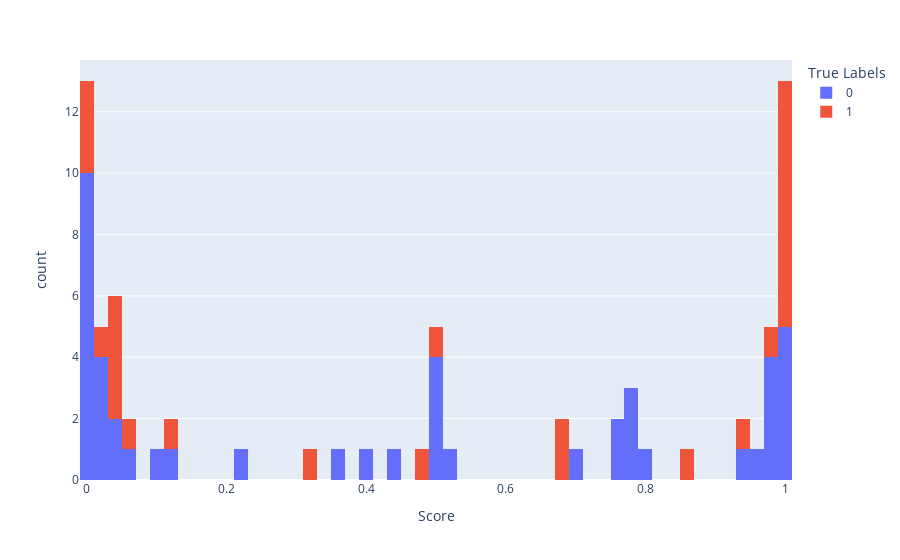
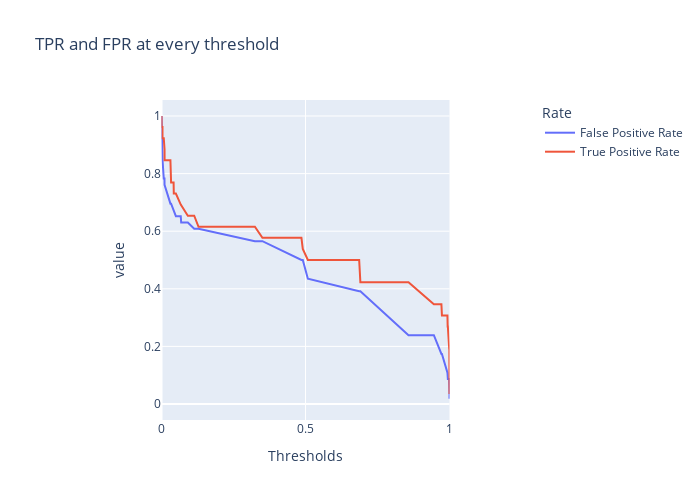

The code cell stored with these charts, in order, in its notebook:
### Code cell
from sklearn import metrics
y_pred_proba = torch.sigmoid(net(X_test_tensor)).flatten().tolist()
fpr, tpr, thresholds = metrics.roc_curve(y_test_tensor.flatten().int().tolist(), y_pred_proba)

# The histogram of scores compared to true labels
fig_hist = px.histogram(
    x=y_pred_proba, color=y_test_tensor.flatten().int().tolist(), nbins=50,
    labels=dict(color='True Labels', x='Score')
)

fig_hist.show()


# Evaluating model performance at various thresholds
df = pd.DataFrame({
    'False Positive Rate': fpr,
    'True Positive Rate': tpr
}, index=thresholds)
df.index.name = "Thresholds"
df.columns.name = "Rate"

fig_thresh = px.line(
    df, title='TPR and FPR at every threshold',
    width=700, height=500
)

fig_thresh.update_yaxes(scaleanchor="x", scaleratio=1)
fig_thresh.update_xaxes(range=[0, 1], constrain='domain')
fig_thresh.show()

### Figure 1 — Plotly figure (JSON) as saved in the notebook; plotly's stock layout.template omitted (floating-point values rounded to 4 significant figures)
{"data": [{"alignmentgroup": "True", "bingroup": "x", "hovertemplate": "True Labels=0<br>Score=%{x}<br>count=%{y}<extra></extra>", "legendgroup": "0", "marker": {"color": "#636efa", "pattern": {"shape": ""}}, "name": "0", "nbinsx": 50, "offsetgroup": "0", "orientation": "v", "showlegend": true, "type": "histogram", "x": [0.9712, 0.3919, 0.4906, 0.9737, 0.6905, 0.9688, 0.01072, 0.02405, 0.9457, 0.1286, 0.2229, 0.9989, 1, 6.009e-05, 0.788, 0.002466, 0.9837, 0.003576, 0.9991, 0.4906, 1.0, 0.01932, 0.7845, 0.7695, 0.4351, 0.002548, 0.004665, 0.00125, 0.5082, 0.529, 0.7586, 0.002467, 0.3504, 0.04268, 0.4906, 0.0004204, 0.8096, 0.9936, 0.01037, 0.06685, 0.09144, 0.9892, 0.001226, 0.005208, 0.03332, 0.7859], "xaxis": "x", "yaxis": "y"}, {"alignmentgroup": "True", "bingroup": "x", "hovertemplate": "True Labels=1<br>Score=%{x}<br>count=%{y}<extra></extra>", "legendgroup": "1", "marker": {"color": "#EF553B", "pattern": {"shape": ""}}, "name": "1", "nbinsx": 50, "offsetgroup": "1", "orientation": "v", "showlegend": true, "type": "histogram", "x": [0.9719, 0.03152, 0.4859, 0.04993, 0.04203, 0.6863, 0.3243, 0.8576, 0.0001679, 0.9989, 0.9995, 0.1135, 0.9943, 1, 0.007861, 0.9998, 0.01057, 1.0, 0.003424, 0.6867, 1.0, 0.9928, 0.06831, 0.9425, 0.03098, 0.4906], "xaxis": "x", "yaxis": "y"}], "layout": {"barmode": "relative", "legend": {"title": {"text": "True Labels"}, "tracegroupgap": 0}, "margin": {"t": 60}, "xaxis": {"anchor": "y", "domain": [0, 1], "title": {"text": "Score"}}, "yaxis": {"anchor": "x", "domain": [0, 1], "title": {"text": "count"}}}}

### Figure 2 — Plotly figure (JSON) as saved in the notebook; plotly's stock layout.template omitted (floating-point values rounded to 4 significant figures)
{"data": [{"hovertemplate": "Rate=False Positive Rate<br>Thresholds=%{x}<br>value=%{y}<extra></extra>", "legendgroup": "False Positive Rate", "line": {"color": "#636efa", "dash": "solid"}, "marker": {"symbol": "circle"}, "mode": "lines", "name": "False Positive Rate", "orientation": "v", "showlegend": true, "type": "scatter", "x": [2, 1, 1.0, 0.9995, 0.9989, 0.9943, 0.9936, 0.9928, 0.9737, 0.9719, 0.9457, 0.8576, 0.6905, 0.6863, 0.5082, 0.4906, 0.4859, 0.3504, 0.3243, 0.1286, 0.1135, 0.09144, 0.06831, 0.06685, 0.04993, 0.04268, 0.04203, 0.03332, 0.03098, 0.01072, 0.01057, 0.01037, 0.007861, 0.003576, 0.003424, 0.0004204, 0.0001679, 6.009e-05], "xaxis": "x", "y": [0, 0.02174, 0.04348, 0.04348, 0.08696, 0.08696, 0.1087, 0.1087, 0.1739, 0.1739, 0.2391, 0.2391, 0.3913, 0.3913, 0.4348, 0.5, 0.5, 0.5652, 0.5652, 0.6087, 0.6087, 0.6304, 0.6304, 0.6522, 0.6522, 0.6739, 0.6739, 0.6957, 0.6957, 0.7609, 0.7609, 0.7826, 0.7826, 0.8478, 0.8478, 0.9783, 0.9783, 1], "yaxis": "y"}, {"hovertemplate": "Rate=True Positive Rate<br>Thresholds=%{x}<br>value=%{y}<extra></extra>", "legendgroup": "True Positive Rate", "line": {"color": "#EF553B", "dash": "solid"}, "marker": {"symbol": "circle"}, "mode": "lines", "name": "True Positive Rate", "orientation": "v", "showlegend": true, "type": "scatter", "x": [2, 1, 1.0, 0.9995, 0.9989, 0.9943, 0.9936, 0.9928, 0.9737, 0.9719, 0.9457, 0.8576, 0.6905, 0.6863, 0.5082, 0.4906, 0.4859, 0.3504, 0.3243, 0.1286, 0.1135, 0.09144, 0.06831, 0.06685, 0.04993, 0.04268, 0.04203, 0.03332, 0.03098, 0.01072, 0.01057, 0.01037, 0.007861, 0.003576, 0.003424, 0.0004204, 0.0001679, 6.009e-05], "xaxis": "x", "y": [0, 0.03846, 0.03846, 0.1923, 0.1923, 0.2692, 0.2692, 0.3077, 0.3077, 0.3462, 0.3462, 0.4231, 0.4231, 0.5, 0.5, 0.5385, 0.5769, 0.5769, 0.6154, 0.6154, 0.6538, 0.6538, 0.6923, 0.6923, 0.7308, 0.7308, 0.7692, 0.7692, 0.8462, 0.8462, 0.8846, 0.8846, 0.9231, 0.9231, 0.9615, 0.9615, 1, 1], "yaxis": "y"}], "layout": {"height": 500, "legend": {"title": {"text": "Rate"}, "tracegroupgap": 0}, "title": {"text": "TPR and FPR at every threshold"}, "width": 700, "xaxis": {"anchor": "y", "constrain": "domain", "domain": [0, 1], "range": [0, 1], "title": {"text": "Thresholds"}}, "yaxis": {"anchor": "x", "domain": [0, 1], "scaleanchor": "x", "scaleratio": 1, "title": {"text": "value"}}}}
